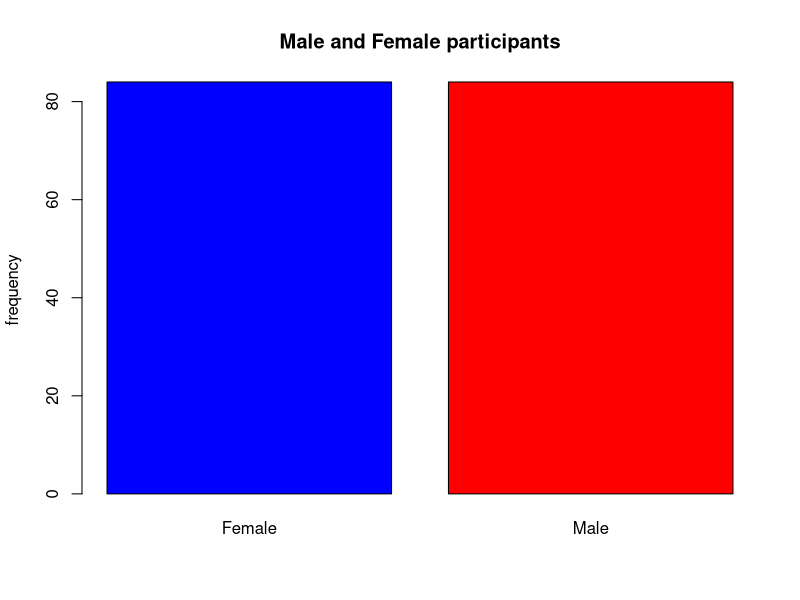
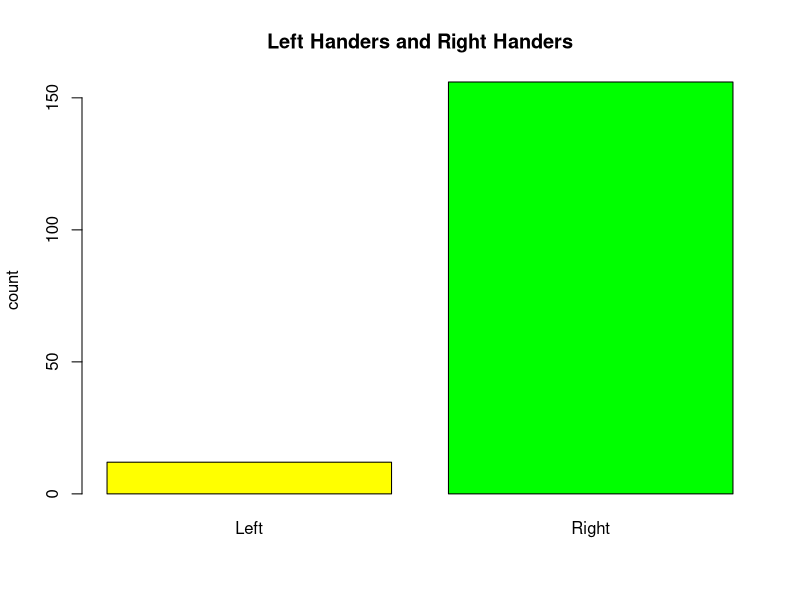
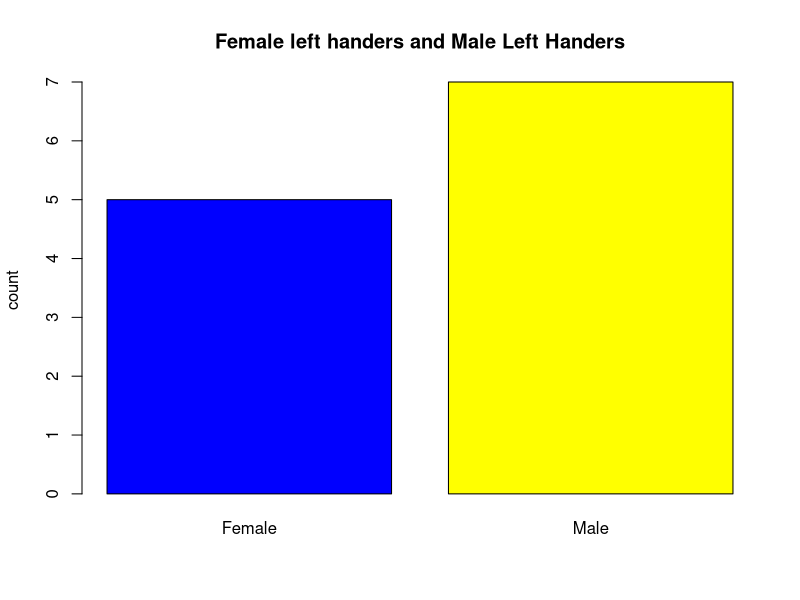
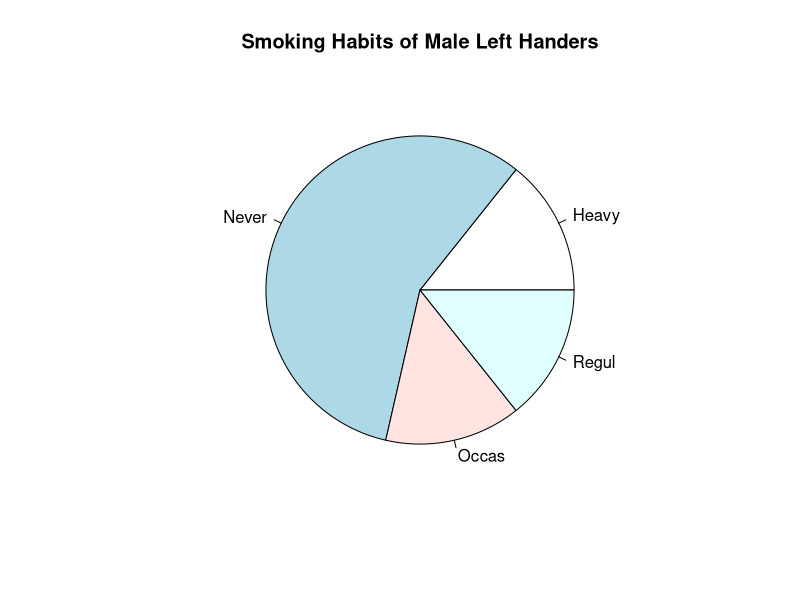
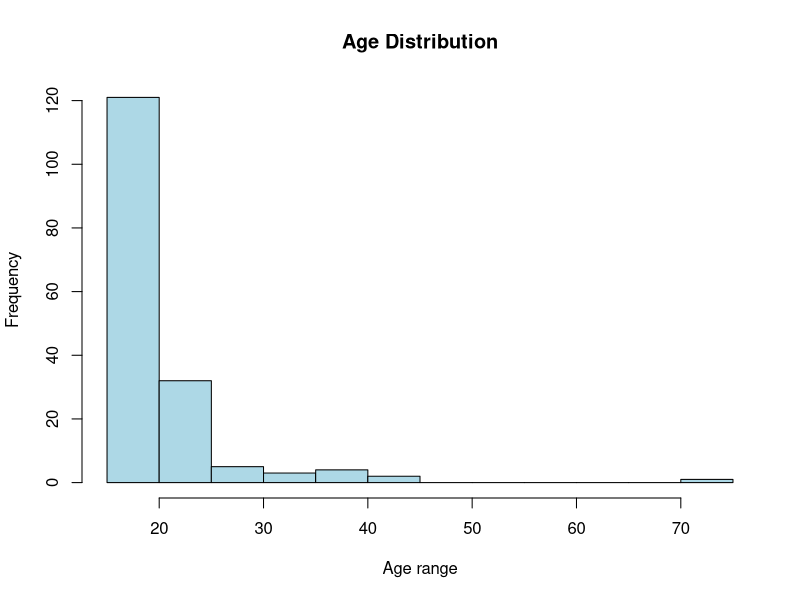
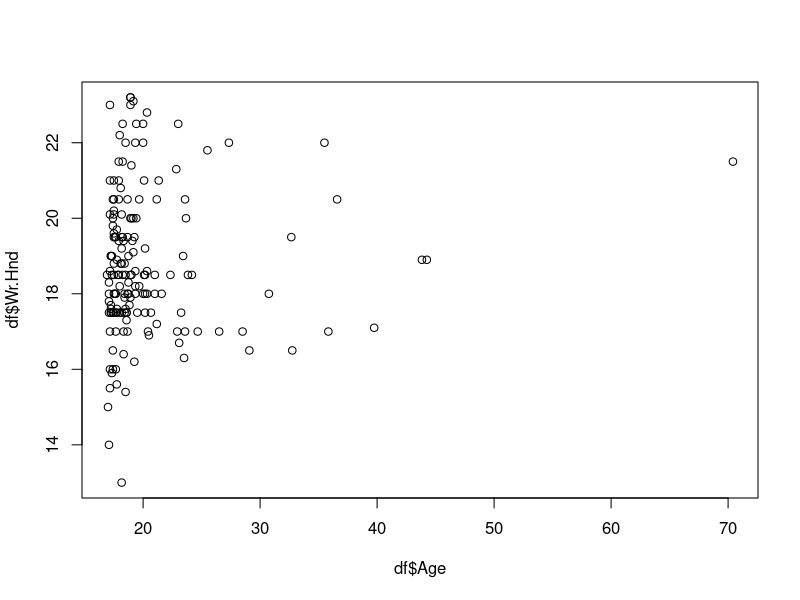
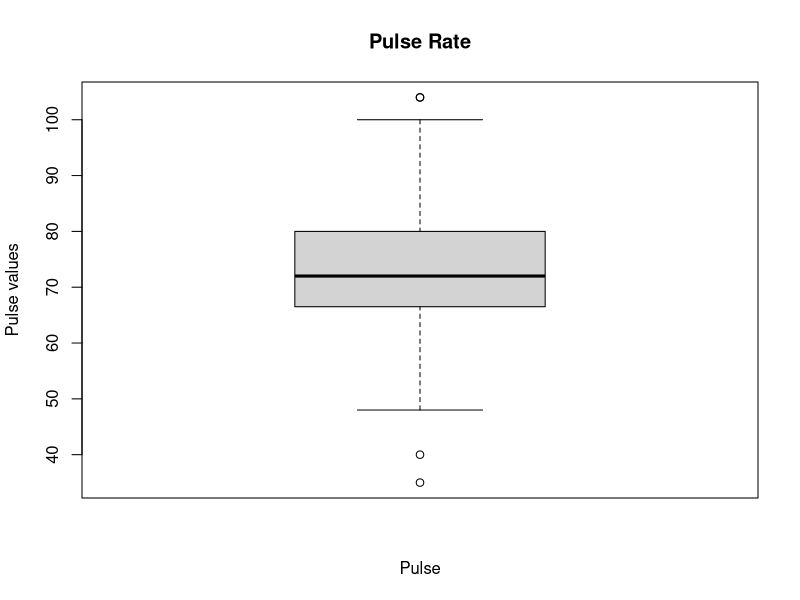

Generate these figures, in order, with R:
rm(list=ls())

library(MASS)
library(dplyr)

df=na.omit(survey)

#1
c=df%>%
  group_by(Sex)%>%
  tally()
c=pull(c,n)
c=table(df$Sex)
c
barplot(c, main="Male and Female participants", ylab = "frequency", col=c("blue", "red"), names.arg = levels(df$Sex))

#2
c=df%>%
  group_by(W.Hnd)%>%
  tally()
c=pull(c)
c=table(df$W.Hnd)
barplot(c, main="Left Handers and Right Handers", ylab="count", col=c("yellow", "green"), names.arg=levels(df$W.Hnd))

#3
c=df%>%
  filter(W.Hnd=="Left")%>%
  group_by(Sex)%>%
  tally()
c=pull(c)
barplot(c,main="Female left handers and Male Left Handers", ylab="count", col=c("blue", "yellow"), names.arg=levels(df$Sex))

#4
c=df%>%
  filter(Sex=="Male" & W.Hnd=="Left")%>%
  group_by(Smoke)%>%
  tally()
c=pull(c,n)
pie(c, levels(df$Smoke), main="Smoking Habits of Male Left Handers")

#5
hist(df$Age, main="Age Distribution", xlab="Age range", ylab="Frequency", col="light blue")

#6
plot(df$Age, df$Wr.Hnd)

#7
boxplot(df$Pulse, main="Pulse Rate", ylab="Pulse values", xlab="Pulse")
summary(df$Pulse)

